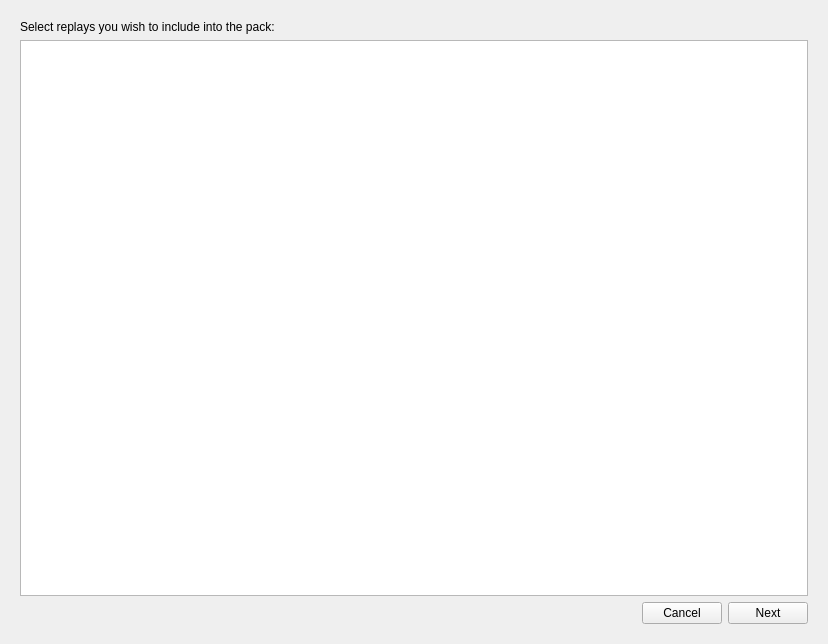
<?xml version="1.0" encoding="UTF-8"?>
<ui version="4.0">
 <class>ExportReplayPackDialog</class>
 <widget class="QWidget" name="ExportReplayPackDialog">
  <property name="geometry">
   <rect>
    <x>0</x>
    <y>0</y>
    <width>828</width>
    <height>644</height>
   </rect>
  </property>
  <property name="windowTitle">
   <string>Export as Replay Pack</string>
  </property>
  <layout class="QVBoxLayout" name="verticalLayout_2">
   <item>
    <widget class="QStackedWidget" name="stackedWidget">
     <property name="currentIndex">
      <number>0</number>
     </property>
     <widget class="QWidget" name="page_selectReplays">
      <layout class="QVBoxLayout" name="verticalLayout">
       <item>
        <widget class="QLabel" name="label">
         <property name="text">
          <string>Select replays you wish to include into the pack:</string>
         </property>
        </widget>
       </item>
       <item>
        <widget class="QListWidget" name="listWidget_replays">
         <property name="selectionMode">
          <enum>QAbstractItemView::ExtendedSelection</enum>
         </property>
        </widget>
       </item>
       <item>
        <layout class="QHBoxLayout" name="horizontalLayout">
         <item>
          <spacer name="horizontalSpacer">
           <property name="orientation">
            <enum>Qt::Horizontal</enum>
           </property>
           <property name="sizeHint" stdset="0">
            <size>
             <width>40</width>
             <height>20</height>
            </size>
           </property>
          </spacer>
         </item>
         <item>
          <widget class="QPushButton" name="pushButton_cancel1">
           <property name="text">
            <string>Cancel</string>
           </property>
          </widget>
         </item>
         <item>
          <widget class="QPushButton" name="pushButton_next">
           <property name="text">
            <string>Next</string>
           </property>
          </widget>
         </item>
        </layout>
       </item>
      </layout>
     </widget>
     <widget class="QWidget" name="page_exportOptions">
      <layout class="QGridLayout" name="gridLayout">
       <item row="1" column="0">
        <spacer name="verticalSpacer_2">
         <property name="orientation">
          <enum>Qt::Vertical</enum>
         </property>
         <property name="sizeType">
          <enum>QSizePolicy::Fixed</enum>
         </property>
         <property name="sizeHint" stdset="0">
          <size>
           <width>20</width>
           <height>10</height>
          </size>
         </property>
        </spacer>
       </item>
       <item row="5" column="0" colspan="3">
        <layout class="QHBoxLayout" name="horizontalLayout_2">
         <item>
          <spacer name="horizontalSpacer_2">
           <property name="orientation">
            <enum>Qt::Horizontal</enum>
           </property>
           <property name="sizeHint" stdset="0">
            <size>
             <width>40</width>
             <height>20</height>
            </size>
           </property>
          </spacer>
         </item>
         <item>
          <widget class="QPushButton" name="pushButton_back">
           <property name="text">
            <string>Back</string>
           </property>
          </widget>
         </item>
         <item>
          <widget class="QPushButton" name="pushButton_cancel2">
           <property name="text">
            <string>Cancel</string>
           </property>
          </widget>
         </item>
         <item>
          <widget class="QPushButton" name="pushButton_export">
           <property name="enabled">
            <bool>false</bool>
           </property>
           <property name="text">
            <string>Export</string>
           </property>
          </widget>
         </item>
        </layout>
       </item>
       <item row="0" column="0">
        <widget class="QLabel" name="label_2">
         <property name="text">
          <string>Export to file:</string>
         </property>
        </widget>
       </item>
       <item row="2" column="0" colspan="3">
        <widget class="QCheckBox" name="checkBox_includeVideos">
         <property name="text">
          <string>Include videos (file may be huge)</string>
         </property>
         <property name="checked">
          <bool>false</bool>
         </property>
        </widget>
       </item>
       <item row="0" column="1">
        <widget class="QLineEdit" name="lineEdit_packFileName">
         <property name="readOnly">
          <bool>true</bool>
         </property>
        </widget>
       </item>
       <item row="4" column="0">
        <spacer name="verticalSpacer">
         <property name="orientation">
          <enum>Qt::Vertical</enum>
         </property>
         <property name="sizeHint" stdset="0">
          <size>
           <width>20</width>
           <height>40</height>
          </size>
         </property>
        </spacer>
       </item>
       <item row="0" column="2">
        <widget class="QToolButton" name="toolButton_packFileName">
         <property name="text">
          <string>...</string>
         </property>
        </widget>
       </item>
       <item row="3" column="0" colspan="3">
        <widget class="QLabel" name="label_estimatedFileSize">
         <property name="text">
          <string>Estimated File Size: </string>
         </property>
        </widget>
       </item>
      </layout>
     </widget>
    </widget>
   </item>
  </layout>
 </widget>
 <resources/>
 <connections>
  <connection>
   <sender>pushButton_cancel1</sender>
   <signal>released()</signal>
   <receiver>ExportReplayPackDialog</receiver>
   <slot>close()</slot>
   <hints>
    <hint type="sourcelabel">
     <x>690</x>
     <y>613</y>
    </hint>
    <hint type="destinationlabel">
     <x>413</x>
     <y>321</y>
    </hint>
   </hints>
  </connection>
  <connection>
   <sender>pushButton_cancel2</sender>
   <signal>released()</signal>
   <receiver>ExportReplayPackDialog</receiver>
   <slot>close()</slot>
   <hints>
    <hint type="sourcelabel">
     <x>262</x>
     <y>269</y>
    </hint>
    <hint type="destinationlabel">
     <x>413</x>
     <y>321</y>
    </hint>
   </hints>
  </connection>
 </connections>
</ui>
